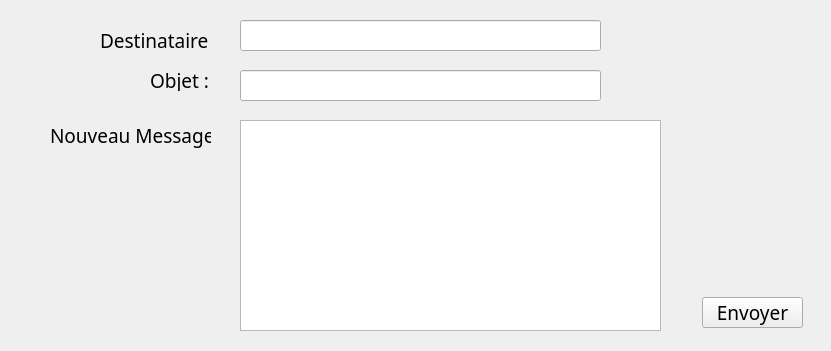
       <widget class="QWidget" name="widget_email" native="true">
        <property name="geometry">
         <rect>
          <x>40</x>
          <y>479</y>
          <width>831</width>
          <height>351</height>
         </rect>
        </property>
        <widget class="QLabel" name="label_45">
         <property name="geometry">
          <rect>
           <x>100</x>
           <y>30</y>
           <width>111</width>
           <height>20</height>
          </rect>
         </property>
         <property name="font">
          <font>
           <family>Bell MT</family>
           <pointsize>14</pointsize>
           <italic>false</italic>
           <bold>false</bold>
          </font>
         </property>
         <property name="text">
          <string>Destinataire :</string>
         </property>
        </widget>
        <widget class="QLineEdit" name="client_mail_to_send_2">
         <property name="geometry">
          <rect>
           <x>240</x>
           <y>20</y>
           <width>361</width>
           <height>31</height>
          </rect>
         </property>
        </widget>
        <widget class="QPlainTextEdit" name="client_mail_text_2">
         <property name="geometry">
          <rect>
           <x>240</x>
           <y>120</y>
           <width>421</width>
           <height>211</height>
          </rect>
         </property>
        </widget>
        <widget class="QPushButton" name="send_mail_2">
         <property name="geometry">
          <rect>
           <x>702</x>
           <y>297</y>
           <width>101</width>
           <height>31</height>
          </rect>
         </property>
         <property name="font">
          <font>
           <family>Bell MT</family>
           <pointsize>14</pointsize>
           <italic>false</italic>
           <bold>false</bold>
          </font>
         </property>
         <property name="text">
          <string>Envoyer</string>
         </property>
        </widget>
        <widget class="QLabel" name="label_46">
         <property name="geometry">
          <rect>
           <x>150</x>
           <y>70</y>
           <width>81</width>
           <height>21</height>
          </rect>
         </property>
         <property name="font">
          <font>
           <family>Bell MT</family>
           <pointsize>14</pointsize>
           <italic>false</italic>
           <bold>false</bold>
          </font>
         </property>
         <property name="text">
          <string>Objet :</string>
         </property>
        </widget>
        <widget class="QLabel" name="label_47">
         <property name="geometry">
          <rect>
           <x>50</x>
           <y>120</y>
           <width>161</width>
           <height>31</height>
          </rect>
         </property>
         <property name="font">
          <font>
           <family>Bell MT</family>
           <pointsize>14</pointsize>
           <italic>false</italic>
           <bold>false</bold>
          </font>
         </property>
         <property name="text">
          <string>Nouveau Message :</string>
         </property>
        </widget>
        <widget class="QLineEdit" name="client_mail_to_subject_2">
         <property name="geometry">
          <rect>
           <x>240</x>
           <y>70</y>
           <width>361</width>
           <height>31</height>
          </rect>
         </property>
        </widget>
       </widget>
